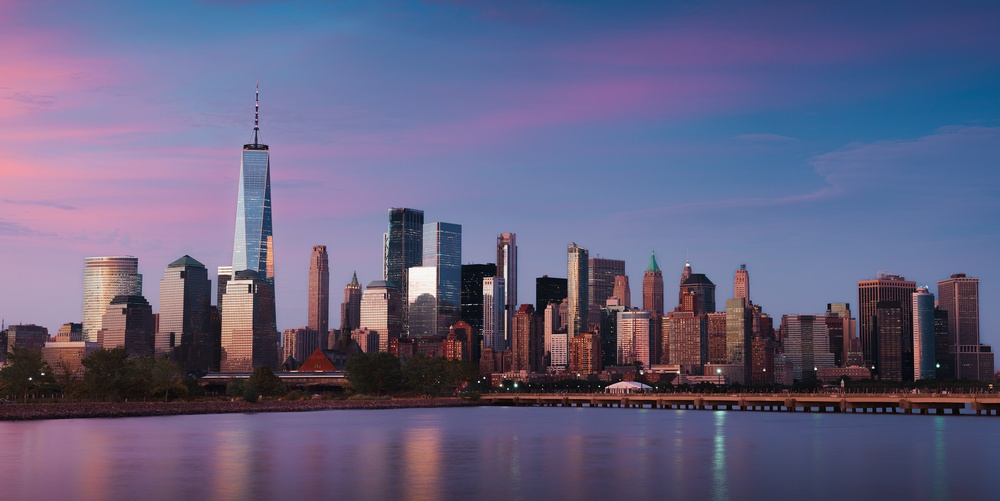
#> input picture input/DSC_9387-Panorama.jpg, 1000 x 501 px, shrunk from 4000 x 2005 before the run
$ python Align_cv.py
#> lines starting #> are read from the running program, lines starting #| are printed output that depends on the picture
#> in loadRef, imReference is the input picture: shape (501, 1000, 3); mean B, G, R 128.6, 96.8, 100.4
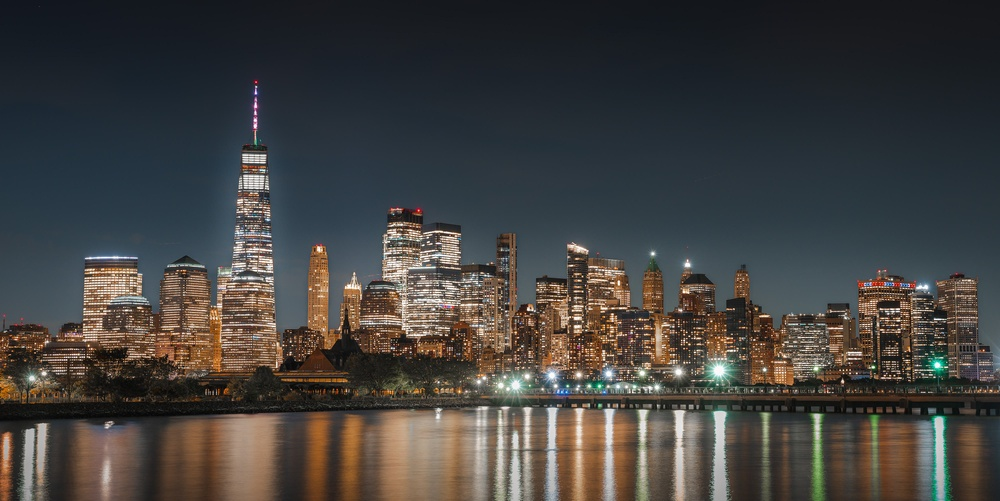
#> input picture input/DSC_9439-Panorama.jpg, 1000 x 501 px, shrunk from 4000 x 2005 before the run
#> in loadIm, im is the input picture: shape (501, 1000, 3); mean B, G, R 63.5, 65.3, 67
from __future__ import print_function
import cv2
import numpy as np

class Align_cv:


    def __init__(self):
        self.MAX_FEATURES = 200
        self.GOOD_MATCH_PERCENT = 0.15


    def alignImages(self,im1, im2):

        print("Alignement...")
        # Convert images to grayscale
        im1Gray = cv2.cvtColor(im1, cv2.COLOR_BGR2GRAY)
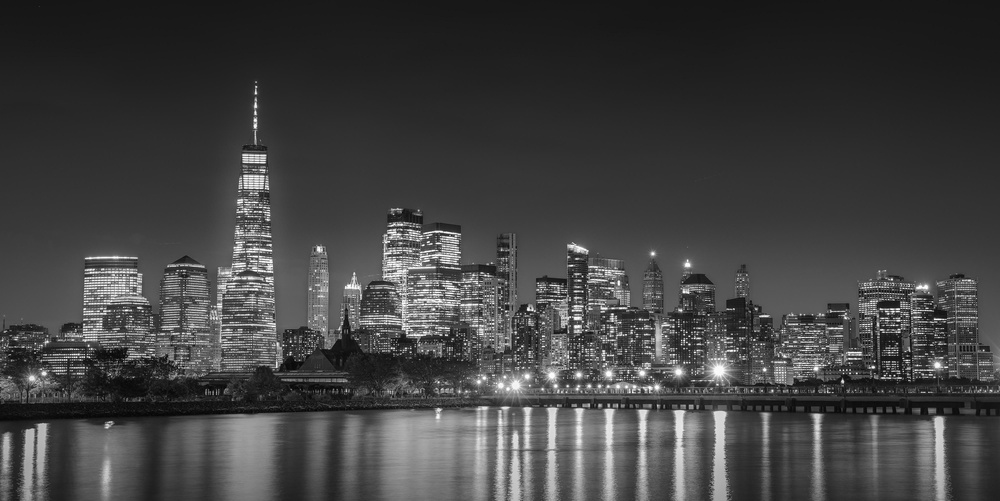
#> im1Gray: shape (501, 1000); min 1, max 255, mean 65.6
        im2Gray = cv2.cvtColor(im2, cv2.COLOR_BGR2GRAY)
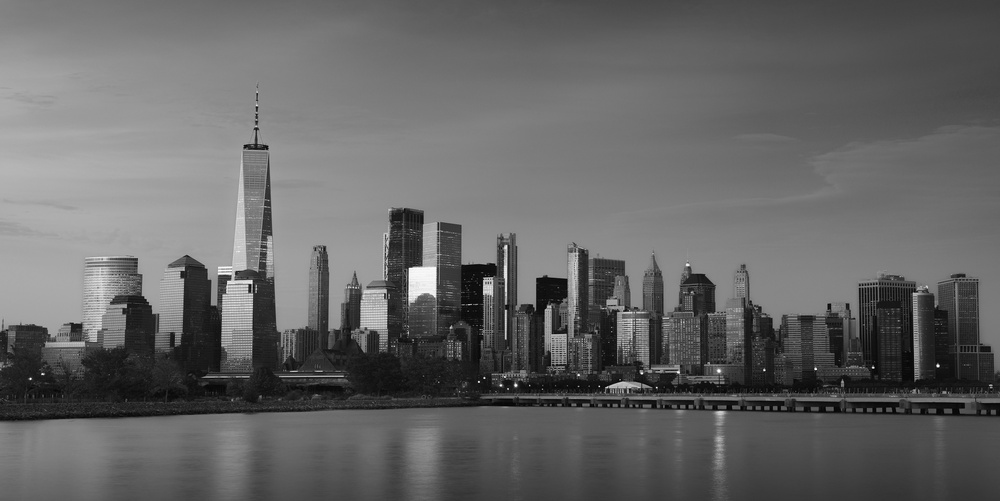
#> im2Gray: shape (501, 1000); min 1, max 255, mean 101.5
        # Detect ORB features and compute descriptors.
        orb = cv2.ORB_create(self.MAX_FEATURES)
        #sift = cv2.SIFT_create(self.MAX_FEATURES)
        keypoints1 = orb.detect(im1Gray, None)
#> keypoints1 = 200 keypoints; strongest (x, y, size): (527, 309, 31), (842, 380, 31), (528, 308, 37.2), (873, 367, 31)
        keypoints1, descriptors1 = orb.compute(im1Gray, keypoints1)
        keypoints2 = orb.detect(im2Gray, None)
#> keypoints2 = 200 keypoints; strongest (x, y, size): (938, 366, 31), (249, 285, 31), (409, 270, 31), (515, 385, 31)
        keypoints2, descriptors2 = orb.compute(im2Gray, keypoints2)
        # Match features.
        matcher = cv2.DescriptorMatcher_create(cv2.DESCRIPTOR_MATCHER_BRUTEFORCE_HAMMING)
        #matcher = cv2.BFMatcher(cv2.NORM_HAMMING, crossCheck=True)
        matches = matcher.match(descriptors1, descriptors2, None)
#> matches = 200 matches
        # Sort matches by score
        matches = sorted(matches, key=lambda x: x.distance, reverse=False)
        # Remove not so good matches
        numGoodMatches = int(len(matches) * self.GOOD_MATCH_PERCENT)
#> numGoodMatches = 30
        matches = matches[:numGoodMatches]
#> matches = 30 matches
        # Draw top matches
        imMatches = cv2.drawMatches(im1, keypoints1, im2, keypoints2, matches, None)
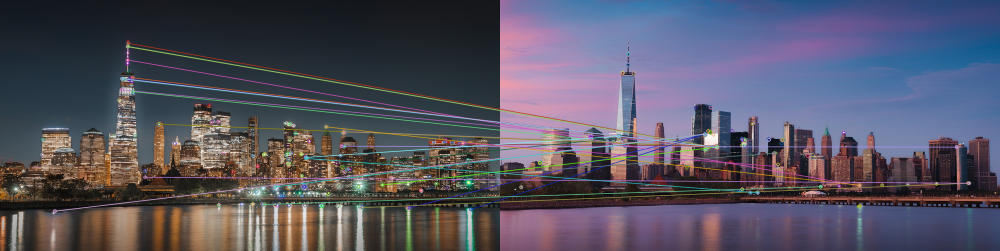
#> imMatches: shape (501, 2000, 3) (shown at 1/2 size); mean B, G, R 98.2, 83.3, 85.7
        cv2.imwrite("matches.jpg", imMatches)

        # Extract location of good matches
        points1 = np.zeros((len(matches), 2), dtype=np.float32)
#> points1 = 30 pairs, first value 0 to 0, second value 0 to 0
        points2 = np.zeros((len(matches), 2), dtype=np.float32)
#> points2 = 30 pairs, first value 0 to 0, second value 0 to 0

        for i, match in enumerate(matches):
            points1[i, :] = keypoints1[match.queryIdx].pt
            points2[i, :] = keypoints2[match.trainIdx].pt
#> this loop made 30 passes
#> after the loop, points1 = 30 pairs, first value 108.9 to 941.8, second value 86 to 421.9; points2 = 30 pairs, first value 226.4 to 938, second value 267.8 to 385

        # Find homography
        h, mask = cv2.findHomography(points1, points2, cv2.RANSAC)
#> h = [[0.0348, -1.08, 425], [0.0223, -0.745, 293.5], [7.71e-05, -0.00254, 1]]; mask = 30 values, max 1 at index 0, min 0 at index 7, mean 0.367

        # Use homography
        height, width, channels = im2.shape
#> height = 501; width = 1000; channels = 3
        im1Reg = cv2.warpPerspective(im1, h, (width, height))
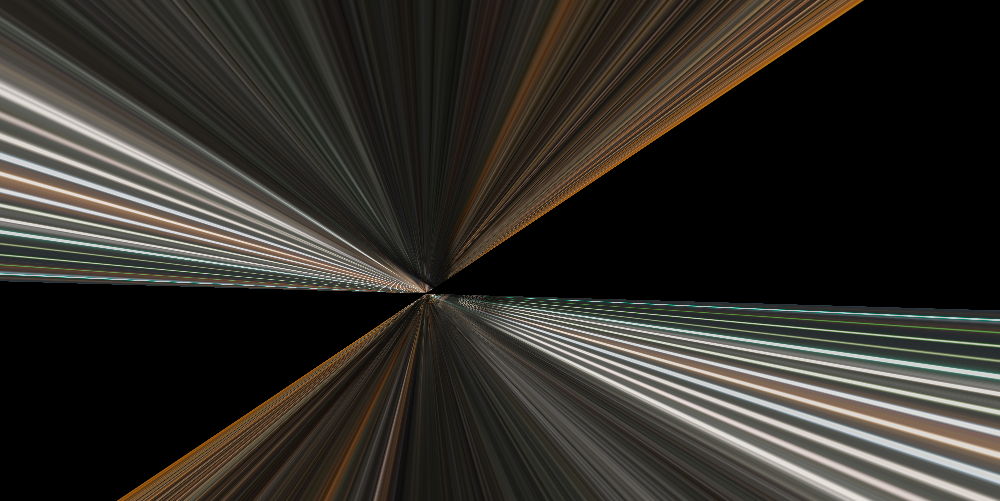
#> im1Reg: shape (501, 1000, 3); mean B, G, R 41.3, 46.7, 49.7

        return im1Reg, h

    def loadRef(self, refFilename):

        print("Reading reference image : ", refFilename)
        imReference = cv2.imread(refFilename, cv2.IMREAD_COLOR)

        return imReference

    def loadIm(self, imFilename):

        print("Reading image to align : ", imFilename)
        im = cv2.imread(imFilename, cv2.IMREAD_COLOR)

        return im

    def saveIm(self, im, outFilename):

        print("Saving aligned image : ", outFilename)
        cv2.imwrite(outFilename, im)


if __name__ == '__main__':

    a = Align_cv()
    # Read reference image
    refFilename = '../input/DSC_9387-Panorama.jpg'

    imReference = a.loadRef(refFilename)

    # Read image to be aligned
    imFilename = '../input/DSC_9439-Panorama.jpg'
    im = a.loadIm(imFilename)

    print("Aligning images ...")
    # Registered image will be resotred in imReg.
    # The estimated homography will be stored in h.

    imReg, h = a.alignImages(im, imReference)
    # Write aligned image to disk.
    outFilename = "aligned.jpg"
    a.saveIm(imReg, outFilename)

    # Print estimated homography
    print("Estimated homography : \n",  h)
#| Estimated homography :
#|  [[ 3.47956724e-02 -1.08146163e+00  4.24970559e+02]
#|  [ 2.23039791e-02 -7.45121034e-01  2.93519078e+02]
#|  [ 7.71427956e-05 -2.54163952e-03  1.00000000e+00]]
